Frame 1 (no input): blank canvas, image omitted
Frame 60 (no input): blank canvas, image omitted
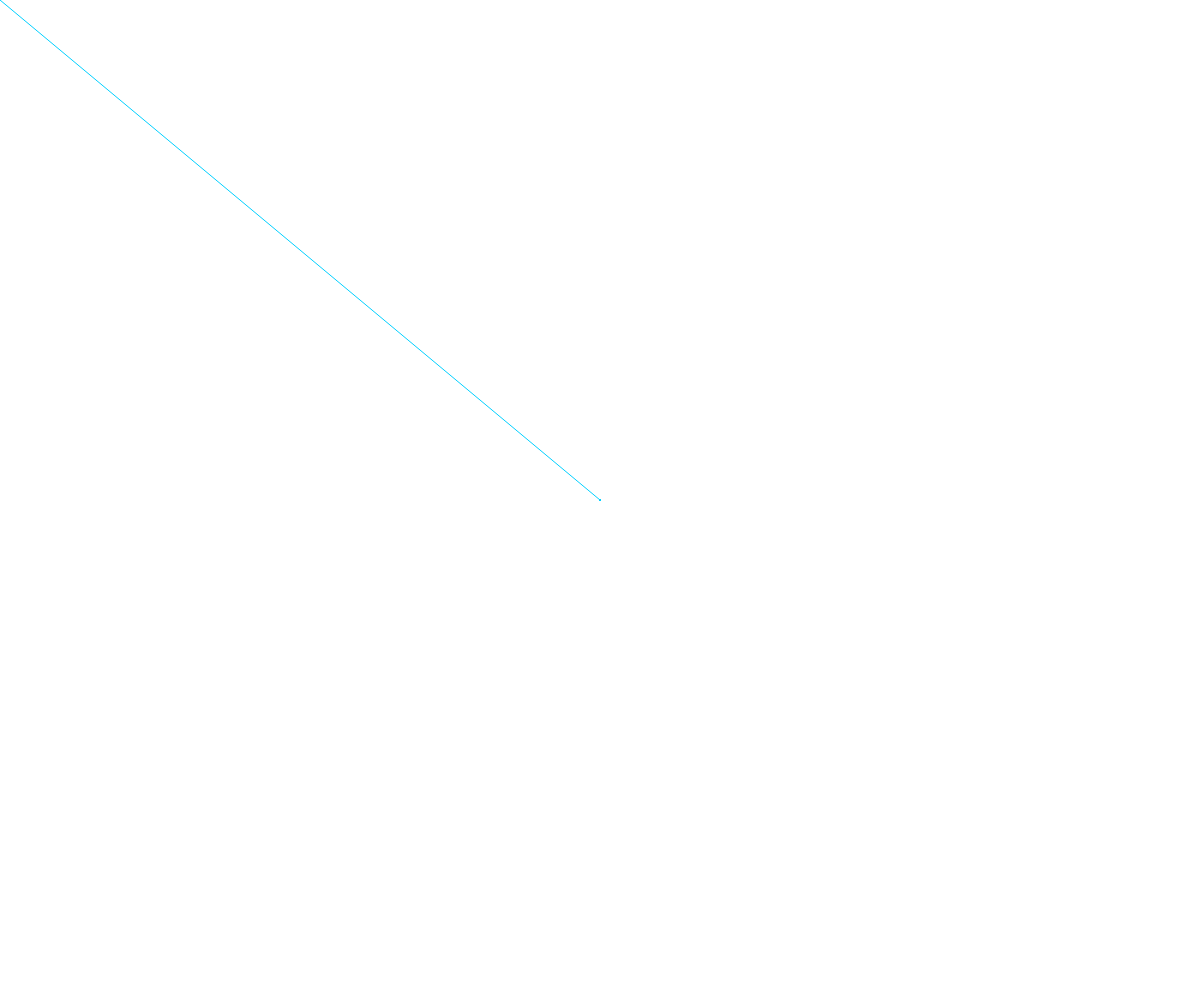
Frame 120 (the mouse pressed at the canvas centre since frame 60)

The p5.js sketch whose frames 1 and 60 were blank and that drew this single picture after the mouse press (run headless with seeded random() and noise() and a simulated clock; from frame 60 on, the mouse is pressed at the canvas centre):

// p5.js sketch
// ── sketch.js
function preload(){
  // put preload code here
}

function setup() {
  createCanvas(windowWidth,windowHeight);
  //background(20);
  angleMode(DEGREES);
  noFill();
  colorMode(HSB);
  // put setup code here
}

function draw() {

  stroke(mouseX/800*255,mouseY/600*255,240);
  fill(50);
  if (mouseIsPressed){
    line(pmouseX,pmouseY,mouseX,mouseY);
    }
}
